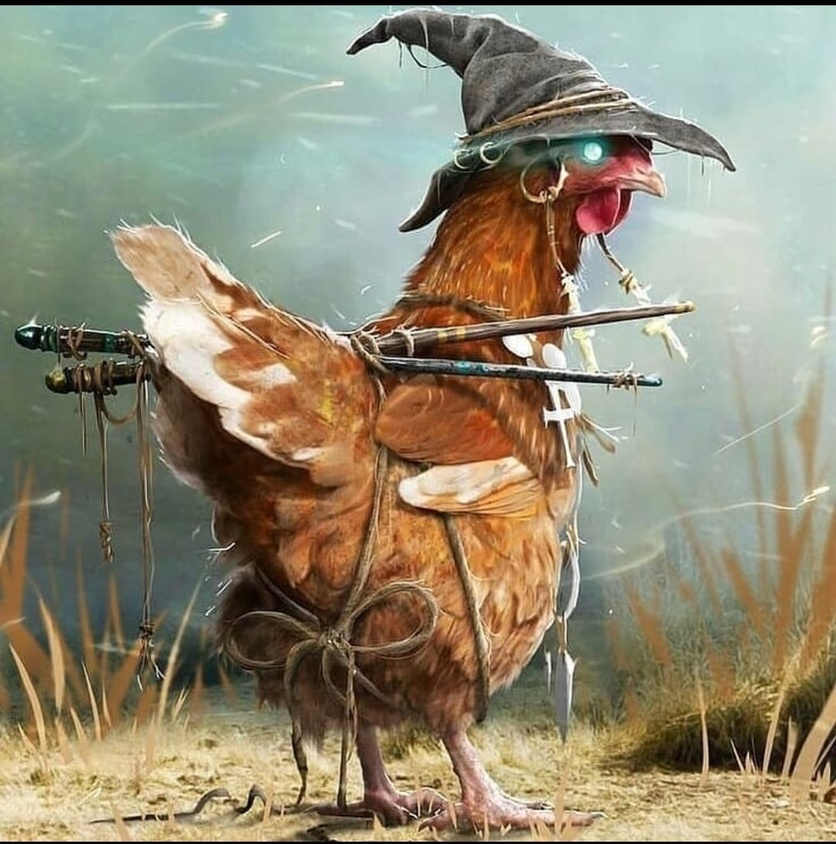
#> input picture Modulo 4/Ejercitación  Módulo 4 - Segunda Parte/gallina.jpg, 836 x 844 px, shrunk from 1079 x 1090 before the run
$ python prueba.py
#> lines starting #> are read from the running program, lines starting #| are printed output that depends on the picture
import cv2
import numpy as np
import matplotlib.pyplot as plt

img = cv2.imread('gallina.jpg')
#> img is the input picture: shape (844, 836, 3); mean B, G, R 116.4, 139.1, 146
alto, ancho, canal= img.shape
#> alto = 844; ancho = 836; canal = 3
print(alto, ancho, canal)
#| 844 836 3
cv2.imshow("gallina.jpg", img)
ejex= np.linspace(0,255, num=256,dtype=np.uint8)
ejey= np.zeros(256)
for can in range(canal):
    for j in range(alto):
        for k in range(ancho):
            imag = img[j, k,can]
            ejey[imag] += 1

            #histr = cv2.calcHist([img],[i],None,ejey,ejex)
            #plt.bar(histr,hight, color = col)
            #plt.xlim([0,256])

    plt.plot(ejex, ejey)
#> after the loop, ejey = 256 values, max 15156 at index 181, min 680 at index 254, mean 8268.6
plt.show()
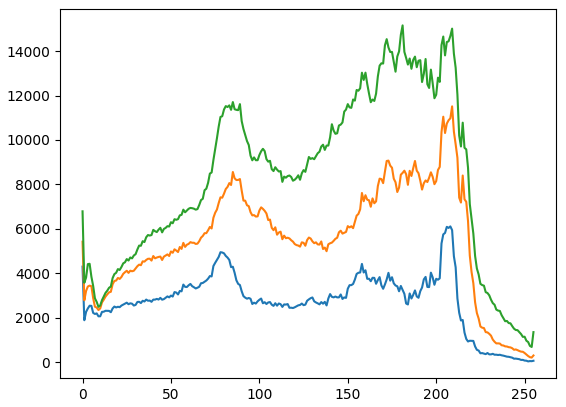
#> figure drawn by matplotlib, 1 panel; curve peaks at x = 208, y = 6109; curve peaks at x = 209, y = 11511; curve peaks at x = 181, y = 15156

# [11 lines of commented-out code are left out]

$ run again, with Modulo 4/Ejercitación  Módulo 4 - Segunda Parte/brainvessels1.jpg copied over Modulo 4/Ejercitación  Módulo 4 - Segunda Parte/gallina.jpg
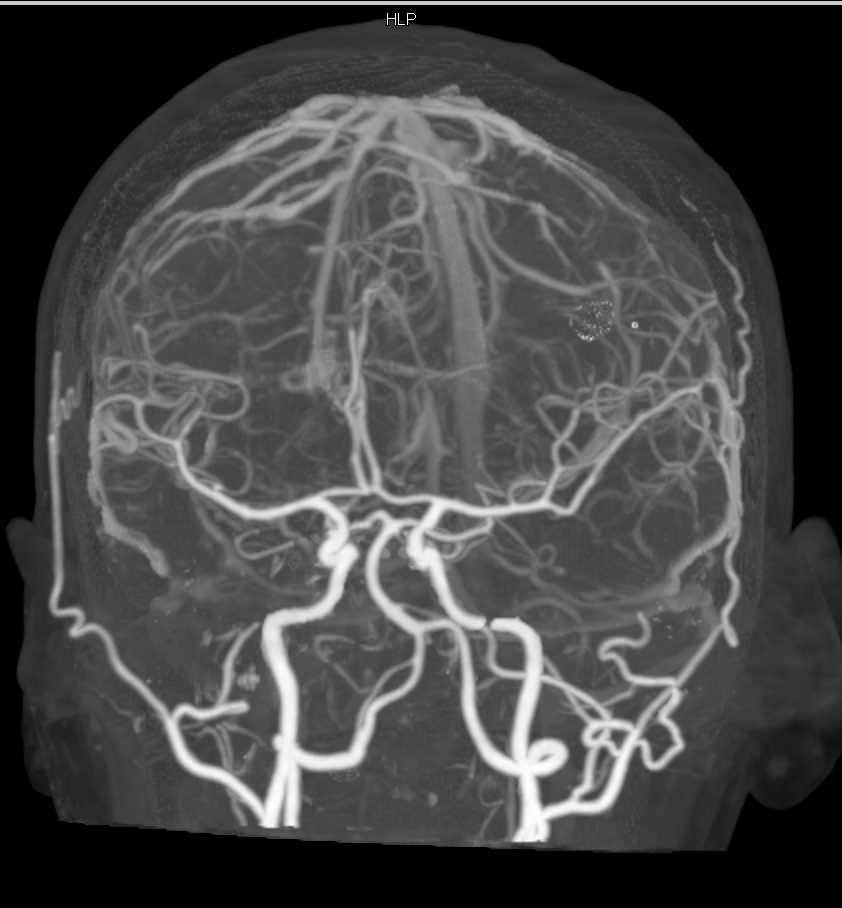
#> input picture Modulo 4/Ejercitación  Módulo 4 - Segunda Parte/brainvessels1.jpg, 842 x 908 px
#> img is the input picture: shape (908, 842, 3); min 0, max 255, mean 70.3
#| 908 842 3
#> after the loop `for can in range(canal):`: ejey = 256 values, max 505809 at index 1, min 177 at index 254, mean 8959.4
#> `plt.show()`:
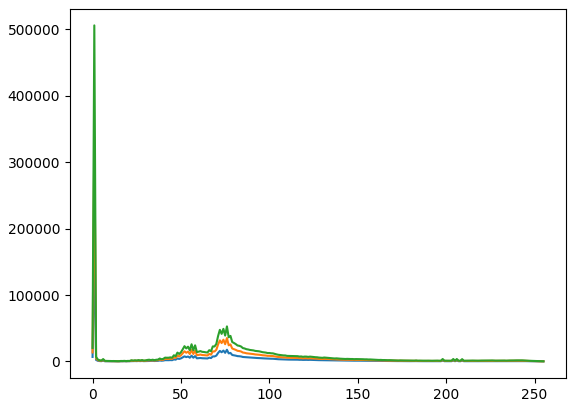
#> figure drawn by matplotlib, 1 panel; curve peaks at x = 1, y = 168603; curve peaks at x = 1, y = 337206; curve peaks at x = 1, y = 505809

$ run again, with Modulo 4/Ejercitación  Módulo 4 - Segunda Parte/dog.jpg copied over Modulo 4/Ejercitación  Módulo 4 - Segunda Parte/gallina.jpg
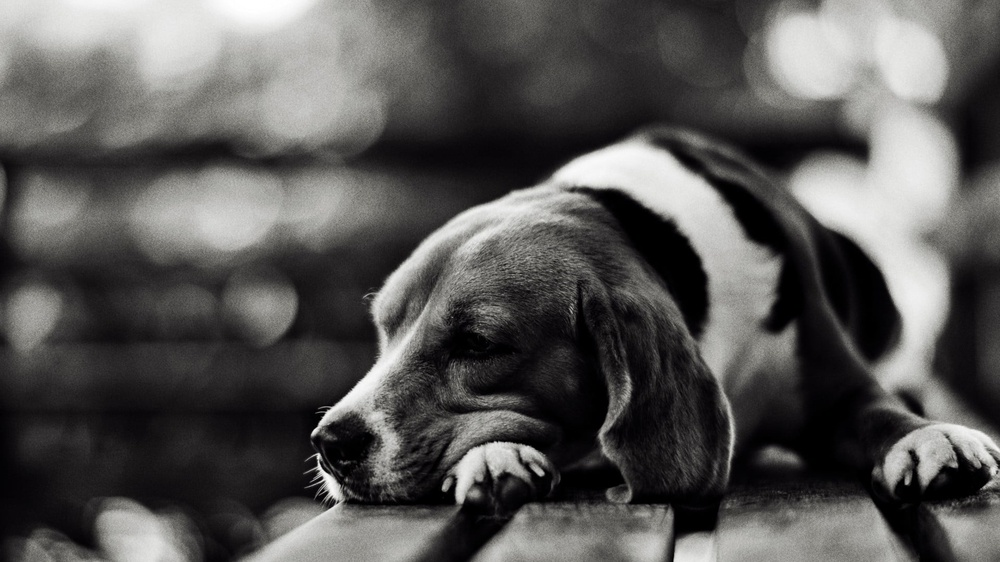
#> input picture Modulo 4/Ejercitación  Módulo 4 - Segunda Parte/dog.jpg, 1000 x 562 px, shrunk from 1920 x 1080 before the run
#> img is the input picture: shape (562, 1000, 3); mean B, G, R 85.7, 86.8, 87.9
#| 562 1000 3
#> after the loop `for can in range(canal):`: ejey = 256 values, max 43569 at index 0, min 205 at index 252, mean 6585.9
#> `plt.show()`:
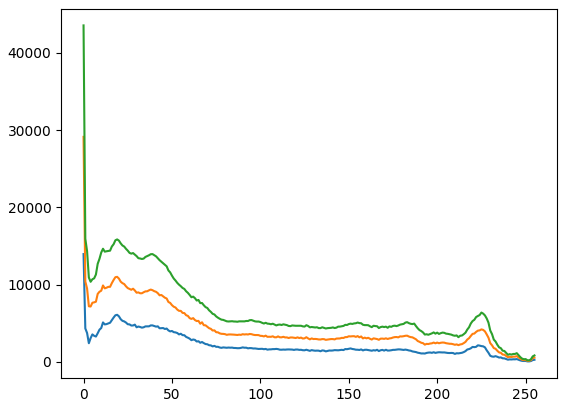
#> figure drawn by matplotlib, 1 panel; curve peaks at x = 0, y = 13963; curve peaks at x = 0, y = 29139; curve peaks at x = 0, y = 43569

$ run again, with Modulo 4/Ejercitación  Módulo 4 - Segunda Parte/leon.jpg copied over Modulo 4/Ejercitación  Módulo 4 - Segunda Parte/gallina.jpg
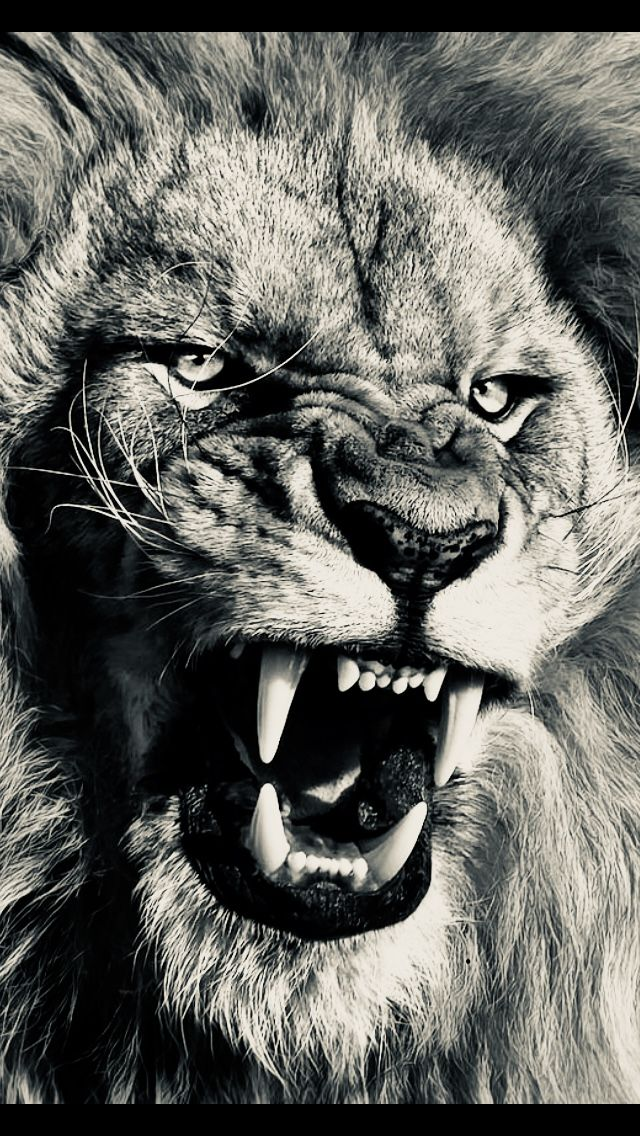
#> input picture Modulo 4/Ejercitación  Módulo 4 - Segunda Parte/leon.jpg, 640 x 1136 px
#> img is the input picture: shape (1136, 640, 3); mean B, G, R 94, 98.9, 98.5
#| 1136 640 3
#> after the loop `for can in range(canal):`: ejey = 256 values, max 222869 at index 0, min 24 at index 253, mean 8520
#> `plt.show()`:
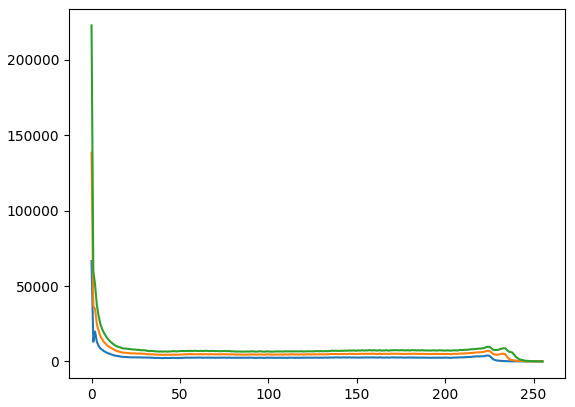
#> figure drawn by matplotlib, 1 panel; curve peaks at x = 0, y = 66582; curve peaks at x = 0, y = 138447; curve peaks at x = 0, y = 222869
